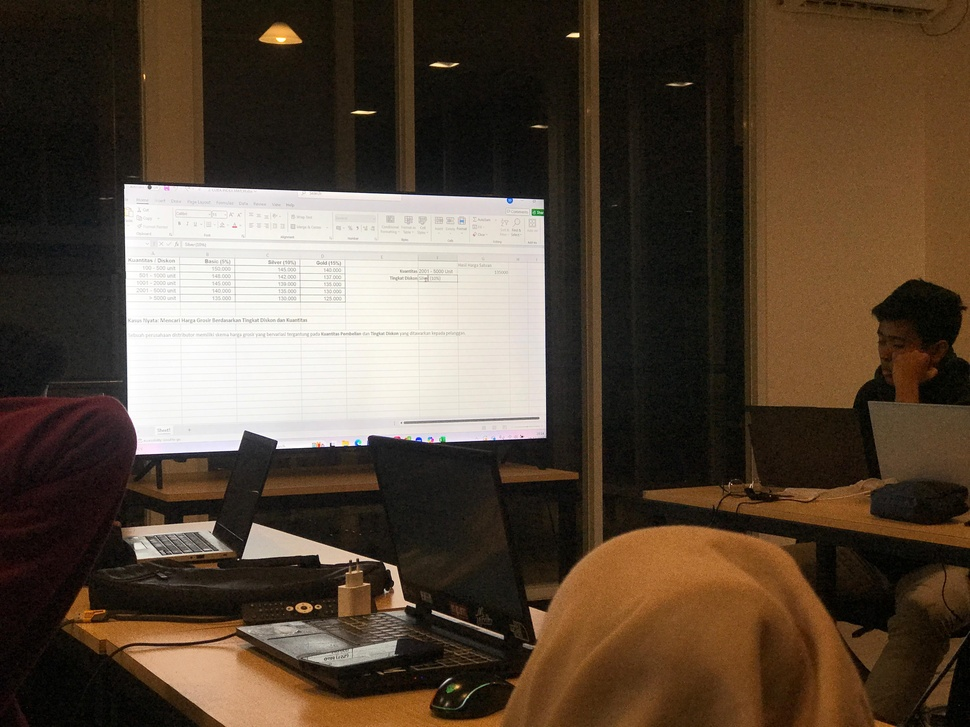
#> input picture Dataset/tryon1.jpeg, 970 x 727 px, shrunk from 4032 x 3024 before the run, found by its file name
$ python enhancement.py
#> lines starting #> are read from the running program, lines starting #| are printed output that depends on the picture
import cv2
import numpy as np
import matplotlib.pyplot as plt

img = cv2.imread('tryon1.jpeg')
#> img is the input picture: shape (727, 970, 3); mean B, G, R 56.6, 71.4, 86.6
img_rgb = cv2.cvtColor(img, cv2.COLOR_BGR2RGB)

# Konversi citra ke grayscale untuk clahe
gray = cv2.cvtColor(img, cv2.COLOR_BGR2GRAY)
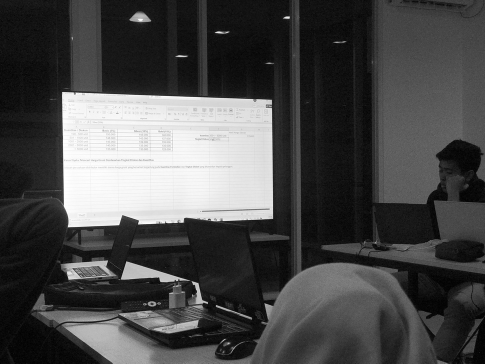
#> gray: shape (727, 970) (shown at 1/2 size); min 0, max 255, mean 74.3

# Adjust grayscale untuk clahe
mean_val = np.mean(gray)
#> mean_val = 74.29

if mean_val < 80:
    alpha, beta = 1.2, 25
elif mean_val < 120:
    alpha, beta = 1.1, 15
elif mean_val < 180:
    alpha, beta = 1.05, 5
else:
    alpha, beta = 1.0, 0

print(f"Mean gray: {mean_val:.2f} -> alpha={alpha}, beta={beta}")
#| Mean gray: 74.29 -> alpha=1.2, beta=25

gray_auto = cv2.convertScaleAbs(gray, alpha=alpha, beta=beta)

# Konversi ke Gray + HE
gray_he = cv2.equalizeHist(gray)

# Konversi ke Gray + CLAHE
clahe = cv2.createCLAHE(clipLimit=1.0, tileGridSize=(8,8))
gray_clahe = clahe.apply(gray_auto)


# Warna via HSV (channel V)
# HE: asli | CLAHE: auto bright
hsv = cv2.cvtColor(img, cv2.COLOR_BGR2HSV)
#> hsv: shape (727, 970, 3); mean H, S, V 24.6, 111.2, 86.7
h, s, v = cv2.split(hsv)
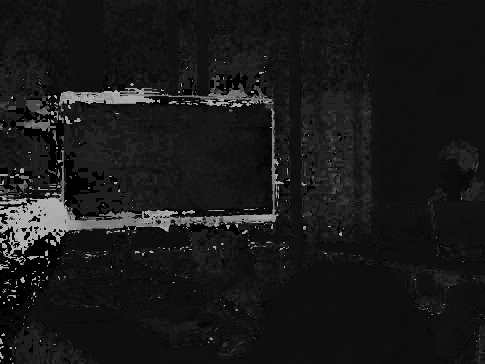
#> h: shape (727, 970) (shown at 1/2 size); min 0, max 179, mean 24.6
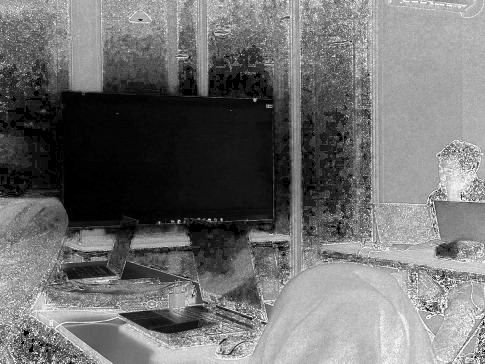
#> s: shape (727, 970) (shown at 1/2 size); min 0, max 255, mean 111.2

# HE warna (asli, tanpa auto)
v_he = cv2.equalizeHist(v)
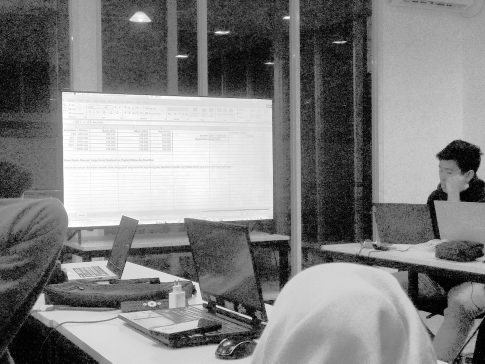
#> v_he: shape (727, 970) (shown at 1/2 size); min 0, max 255, mean 128.7

# CLAHE warna (auto bright)
v_auto = cv2.convertScaleAbs(v, alpha=alpha, beta=beta)
v_clahe = clahe.apply(v_auto)
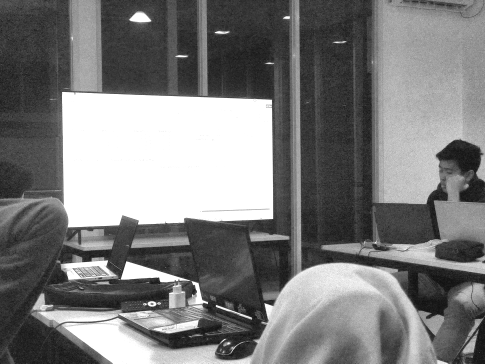
#> v_clahe: shape (727, 970) (shown at 1/2 size); min 14, max 255, mean 124

# Merge kembali & konversi ke RGB
hsv_he = cv2.merge([h, s, v_he])
#> hsv_he: shape (727, 970, 3); mean H, S, V 24.6, 111.2, 128.7
hsv_clahe = cv2.merge([h, s, v_clahe])
#> hsv_clahe: shape (727, 970, 3); mean H, S, V 24.6, 111.2, 124

rgb_he = cv2.cvtColor(hsv_he, cv2.COLOR_HSV2RGB)
rgb_clahe = cv2.cvtColor(hsv_clahe, cv2.COLOR_HSV2RGB)
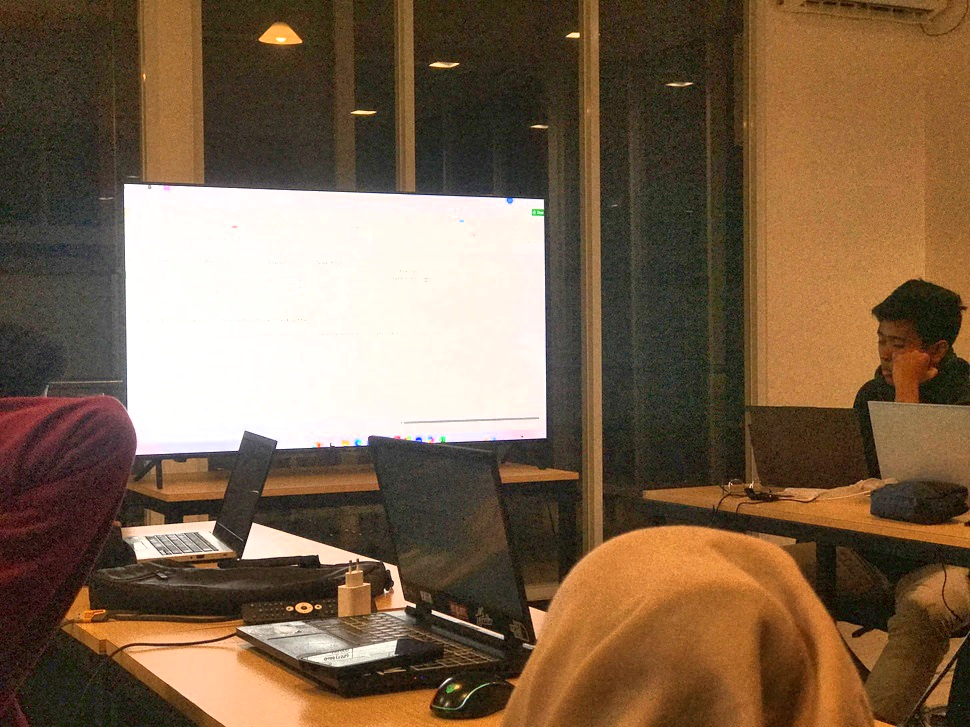
#> rgb_clahe: shape (727, 970, 3); mean R, G, B 123.6, 99.4, 75.4

# Menampilkan hasi dengan frame 2x3
titles = [
    'RGB Asli', 'Gray + HE', 'Gray + CLAHE (Auto)',
    'Grayscale', 'Warna + HE', 'Warna + CLAHE (Auto)'
]

images = [
    img_rgb, gray_he, gray_clahe,
    gray, rgb_he, rgb_clahe
]

plt.figure(figsize=(12, 7))
for i in range(6):
    plt.subplot(2, 3, i + 1)
    if i in [0, 4, 5]:
        plt.imshow(images[i])
    else:
        plt.imshow(images[i], cmap='gray')
    plt.title(titles[i])
    plt.axis('off')

plt.tight_layout()
plt.show()

$ run again, with Dataset/tryon2.jpeg copied over Dataset/tryon1.jpeg
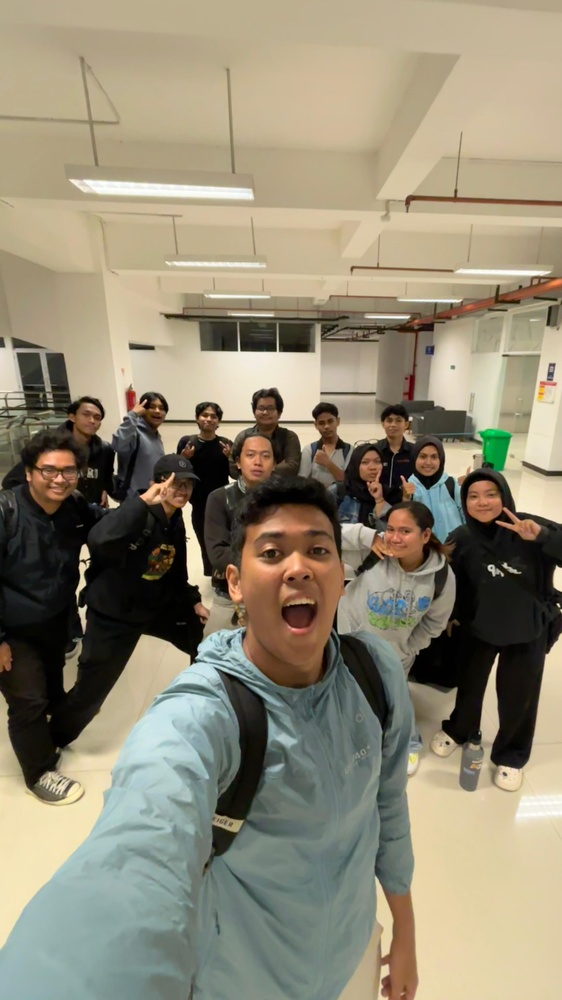
#> input picture Dataset/tryon2.jpeg, 562 x 1000 px, shrunk from 2268 x 4032 before the run, found by its file name
#> img is the input picture: shape (1000, 562, 3); mean B, G, R 116.6, 137.5, 145.4
#> `gray = cv2.cvtColor(img, cv2.COLOR_BGR2GRAY)`:
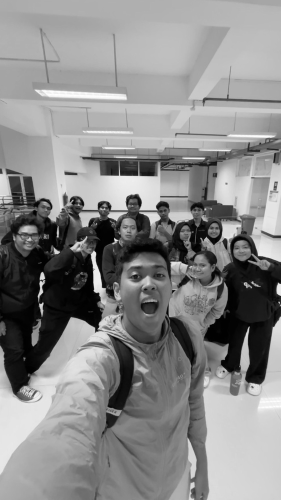
#> gray: shape (1000, 562) (shown at 1/2 size); min 0, max 255, mean 137.5
#> mean_val = 137.5
#| Mean gray: 137.45 -> alpha=1.05, beta=5
#> hsv: shape (1000, 562, 3); mean H, S, V 34.7, 67.3, 149.4
#> hsv_he: shape (1000, 562, 3); mean H, S, V 34.7, 67.3, 128.2
#> hsv_clahe: shape (1000, 562, 3); mean H, S, V 34.7, 67.3, 157.2
#> `rgb_clahe = cv2.cvtColor(hsv_clahe, cv2.COLOR_HSV2RGB)`:
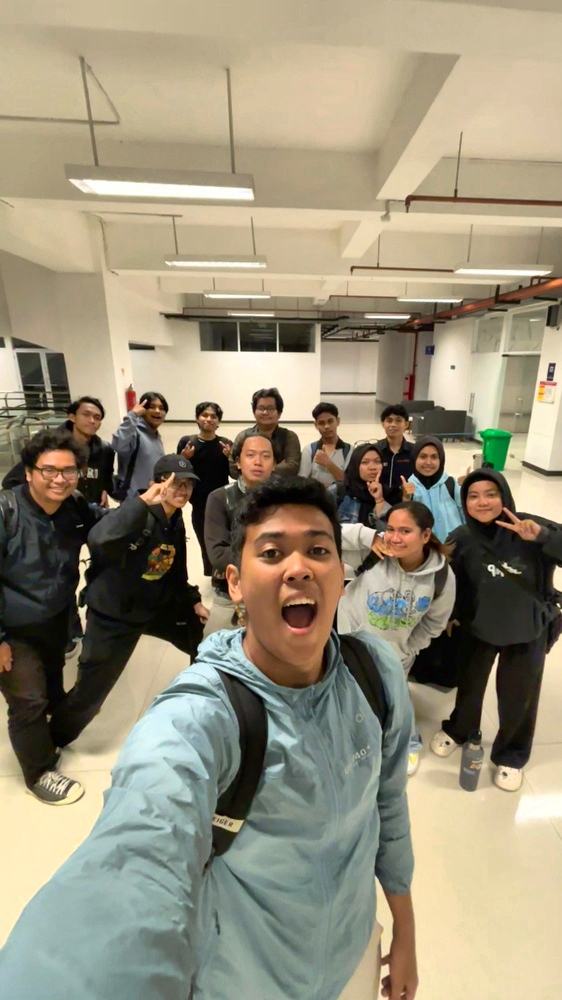
#> rgb_clahe: shape (1000, 562, 3); mean R, G, B 152.8, 144.3, 122.3
